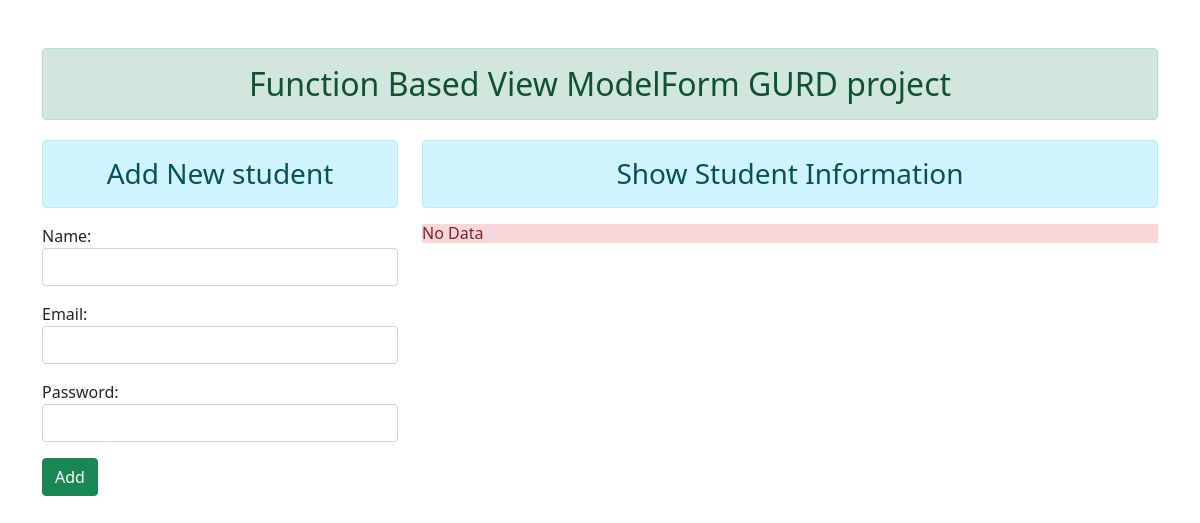
Before: / with the older database file.
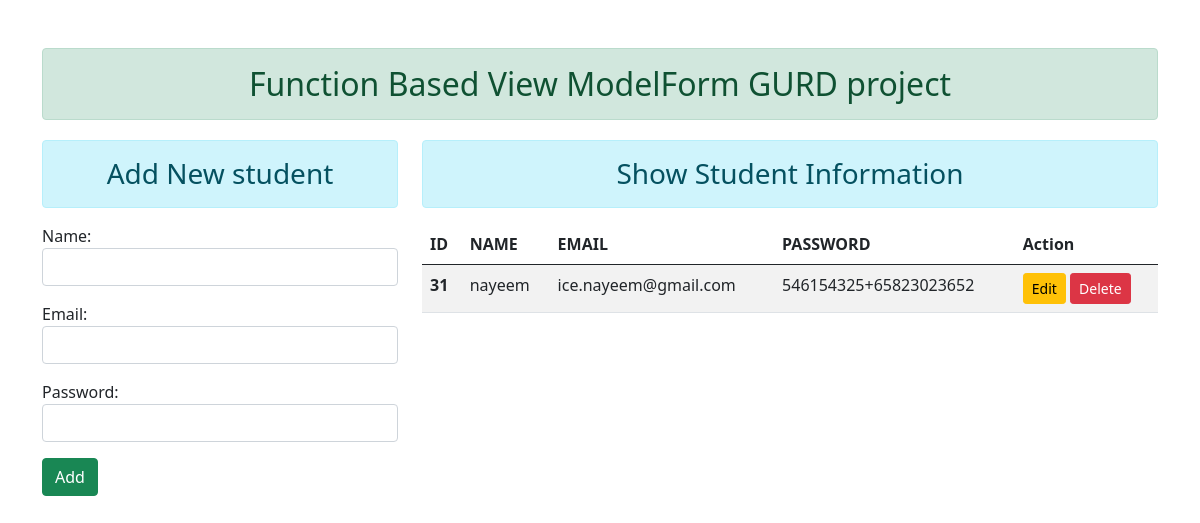
After: the same page with the newer database file.
### enroll/models.py (models this page shows)
class studentin(models.Model):
    name = models.CharField(max_length=50)
    email = models.EmailField(max_length=254)
    password = models.CharField(max_length=50)

### enroll/views.py (the view)
# urls.py: path('',views.addshow,name='addshow'),
def addshow(request):
    if request.method == 'POST':
        fm = studentregistation(request.POST)
        if fm.is_valid():
            nm = fm.cleaned_data['name']
            em = fm.cleaned_data['email']
            pa = fm.cleaned_data['password']
            reg = studentin(name=nm,email=em,password=pa)
            reg.save()
            fm = studentregistation()
    else:
        fm = studentregistation()
    stud = studentin.objects.all()
    return render(request,'enroll/addshow.html',{'form':fm,'stu':stud})

### enroll/forms.py
class studentregistation(models.ModelForm):
    class Meta:
        model = studentin
        fields = ['name','email','password']
        widgets = {
            'name': forms.TextInput(attrs={'class':'form-control'}),
            'email': forms.EmailInput(attrs={'class':'form-control'}),
            'password': forms.PasswordInput(render_value=True, attrs={'class':'form-control'})
        }

### enroll/templates/enroll/addshow.html (shortened to what this page needs)
{% extends 'enroll/base.html' %}
{% block content %}
 <div class="row">
 <div class="col-md-4 mt-1">
 <h3 class='text-center alert alert-info'>Add New student</h3>
 <form action="" method='POST'>
  {{form.as_p}}
  <input type="Submit" value='Add' class='btn btn-success'>
 </form>
 </div>
 <div class="col-md-8 mt-1">
  <h3 class='text-center alert alert-info'>Show Student Information</h3>
  {% if stu %}
  <table class="table table-striped table-hover table-Primary">
  <thead>
    <tr>
      <th scope="col">ID</th>
      <th scope="col">NAME</th>
      <th scope="col">EMAIL</th>
      <th scope="col">PASSWORD</th>
      <th scope="col">Action</th>
    </tr>
  </thead>
  <tbody>
    {% for obj in stu %}
    <tr>
      <th scope="row">{{obj.id}}</th>
      <td>{{obj.name}}</td>
      <td>{{obj.email}}</td>
      <td>{{obj.password}}</td>
      <td>
      <a href="{% url 'update_data' obj.id %}" class='btn btn-warning btn-sm'>Edit</a>
      <form action="{% url 'delete_data' obj.id %}" method='POST' class='d-inline'>
      <input type="submit" class='btn btn-sm btn-danger' value="Delete">
      </form>
      </td>
    </tr>
    {% endfor %}
  </tbody>
</table>
  {% else %}
   <h6 class="alert-danger">No Data</h6>
  {% endif %}
 </div>
 </div>
{% endblock content %}

### enroll/templates/enroll/base.html (shortened to what this page needs)
<!DOCTYPE html>
{% load static %}
<html lang="en">
<head>
    <link rel="stylesheet" href="{% static 'enroll/css/bootstrap.css' %}">
</head>
<body>
     <div class='container mt-5'>
        <h2 class='alert text-center alert-success'>Function Based View ModelForm GURD project</h2>
        {% block content %}
        {% endblock content %}
     </div>
</body>
</html>

Changed rows visible on the page:
added studentin: id "31", name "nayeem", email "ice.nayeem@gmail.com", password "546154325+65823023652"
Other visible differences:
text no longer shown: "No Data"
text now shown: "ID NAME EMAIL PASSWORD Action"
